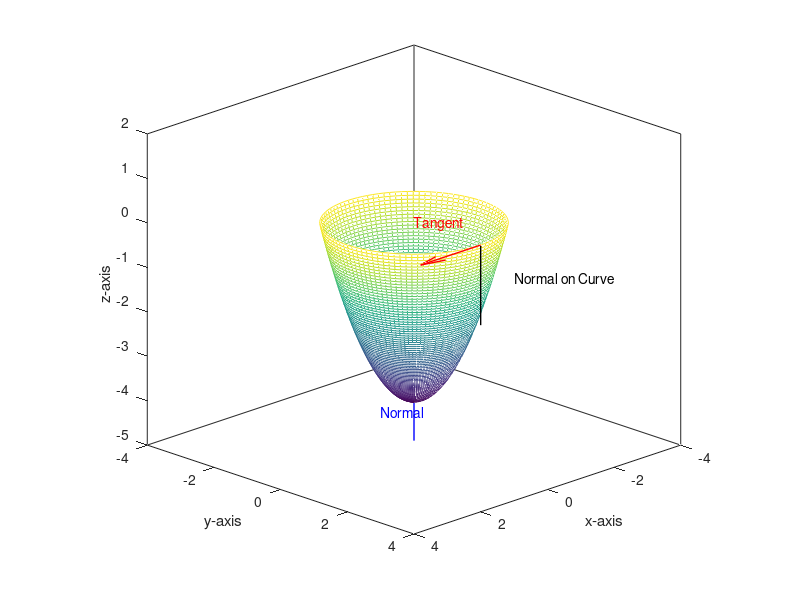

The MATLAB script that drew this image:
rv = linspace(0,2);
thetav = linspace(0,2*pi);
[r,theta] = meshgrid(rv,thetav);
x = r.*cos(theta);
y = r.*sin(theta);
z = r.^2 - 4;

fig = figure('visible','off');
  hold on;
  mesh(x,y,z);
  % Draw vectors
  normvec = quiver3(0,0,-4,0,0,-1);
  tangent = quiver3(0,2,0,2,0,0);
  tnormvc = quiver3(0,2,0,0,0,-2);
  set(normvec, 'LineWidth', 1);
  set(tangent, 'LineWidth', 1);
  set(tnormvc, 'LineWidth', 1);
  set(normvec, 'Color', 'blue');
  set(tangent, 'Color', 'red');
  set(tnormvc, 'Color', 'black');
  textnorm = text(1, 0, -4, 'Normal');
  texttang = text(2, 2, 1, 'Tangent');
  texttnrm = text(1, 4, 0, 'Normal on Curve');
  set(textnorm, 'Color', 'blue');
  set(texttang, 'Color', 'red');
  set(texttnrm, 'Color', 'black');
  axis equal;
  box on;
  xlabel('x-axis')
  ylabel('y-axis')
  zlabel('z-axis')
  xlim([-4,4]);
  ylim([-4,4]);
  zlim([-5,2]);
  view([1,1,0.5]);
print(fig, 'b42-a10-6','-dpng');
